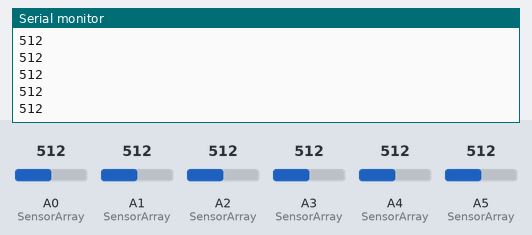
This sketch was run on a simulated Arduino Uno, built with avr-gcc and run on an emulated ATmega328P. Shown: the last lines printed to the serial monitor. The inputs (shaded band) are chosen by the test bench; at power-on: A0 (SensorArray) = 512, A1 (SensorArray) = 512, A2 (SensorArray) = 512, A3 (SensorArray) = 512, A4 (SensorArray) = 512, A5 (SensorArray) = 512.

Above: at 6.8 s.
6.9 s: A0 (SensorArray) set to 716
At 12.8 s:
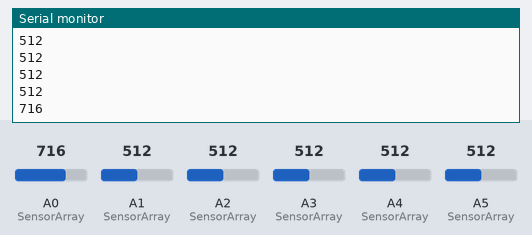
13.6 s: A1 (SensorArray) set to 306
At 14.7 s:
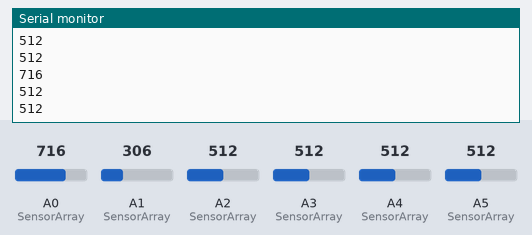
20.3 s: A2 (SensorArray) set to 992
At 21.8 s:
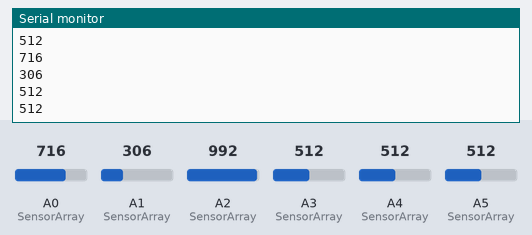
27.0 s: A3 (SensorArray) set to 30
At 27.8 s:
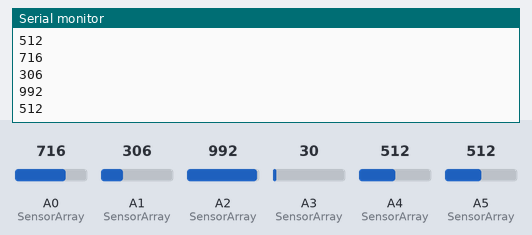
Timing chart, 0 to 30.0 s (numbered marks = the images above; inputs shaded):
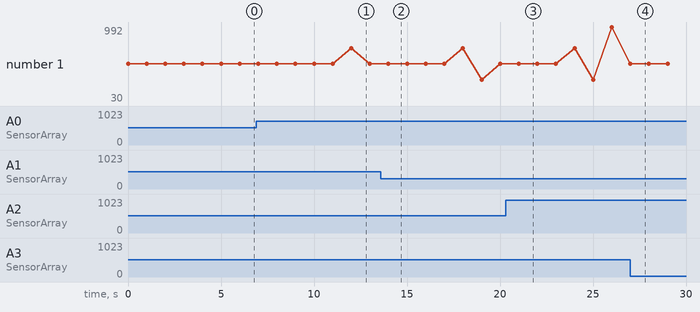

Measured:
- after the input at 6.9 s, the serial monitor: prints a new line after 5.1 s (image 1)
- plotted number 1: 512 → 992 after the input at 20.3 s

The sketch:

src.ino
```cpp
// (licence header left out)
//Jordan-------------------Setup the sensor pins
int ht = A0;				//
int pt = A1;				//
int co2 = A2;				//carbon dioxide
int no2 = A3;				//nitrous oxide
int o3 = A4;				//ozone
int p = A5;				//pressure

//Put them into an array for convenience
int SensorArray[6] = {ht, pt, co2, no2, o3, p};

void setup() {
	Serial.begin(9600);
//Jordan-------------------Setup up the pins. This could probably be a loop
	pinMode(A0, INPUT);
	pinMode(A1, INPUT);
	pinMode(A2, INPUT);
	pinMode(A3, INPUT);
	pinMode(A4, INPUT);
	pinMode(A5, INPUT);
}

void loop() {

//Jordan-------------------
	int dataArray[6] = {-1};			//create an array to hold the readings
	for(int i = 0; i<= 5; i++){		//loop through the pins to read the data
		//Put the data at a certain pin into the array
		dataArray[i] = analogRead(SensorArray[i]);
	}
//Olivia-------------------
	for (int i=0; i<=5; i++){		//print the data from the array
		Serial.println(dataArray[i]);
		delay (1000);				//won't need this
	}
}
```
